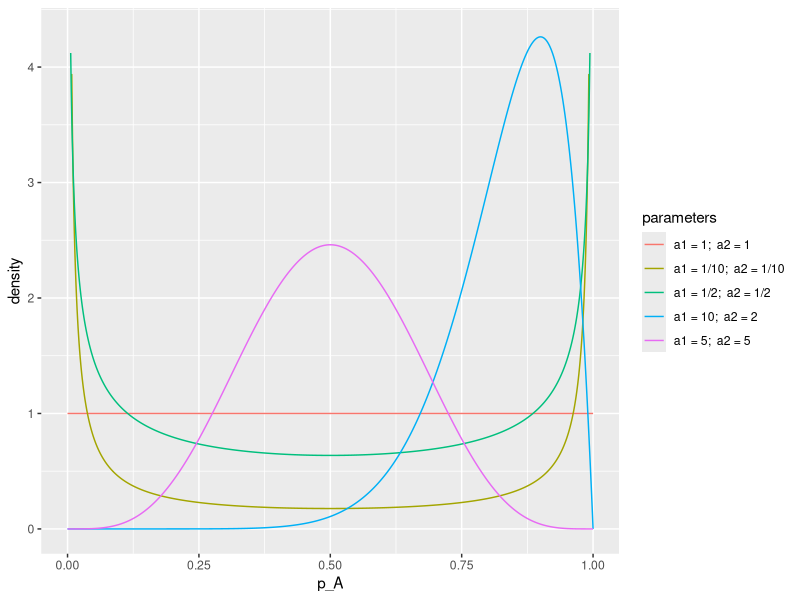
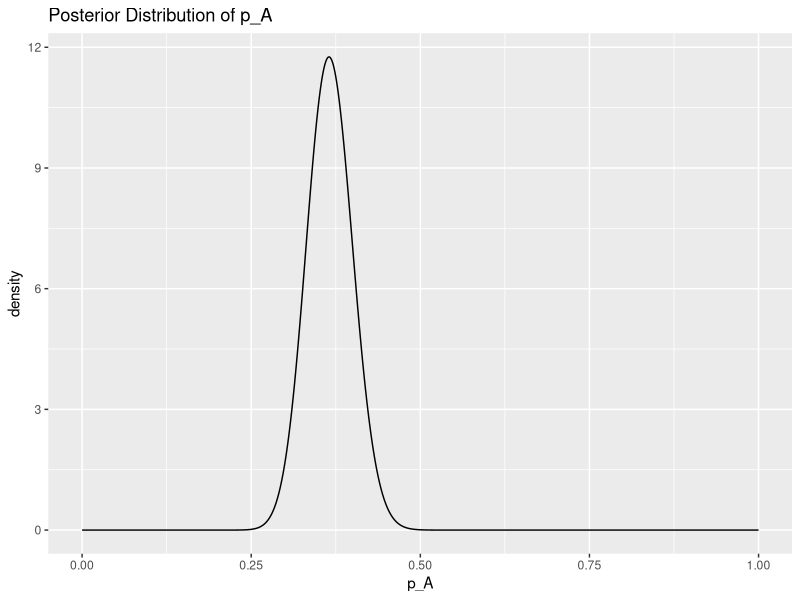
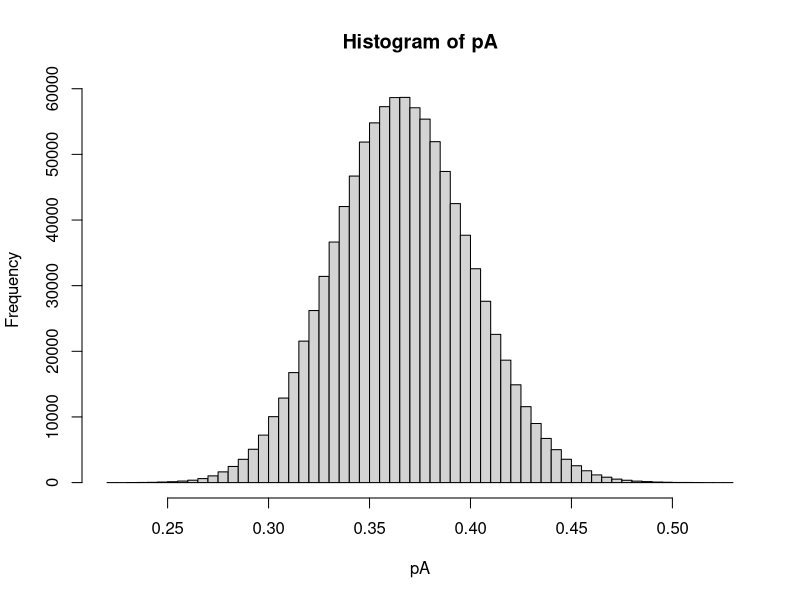
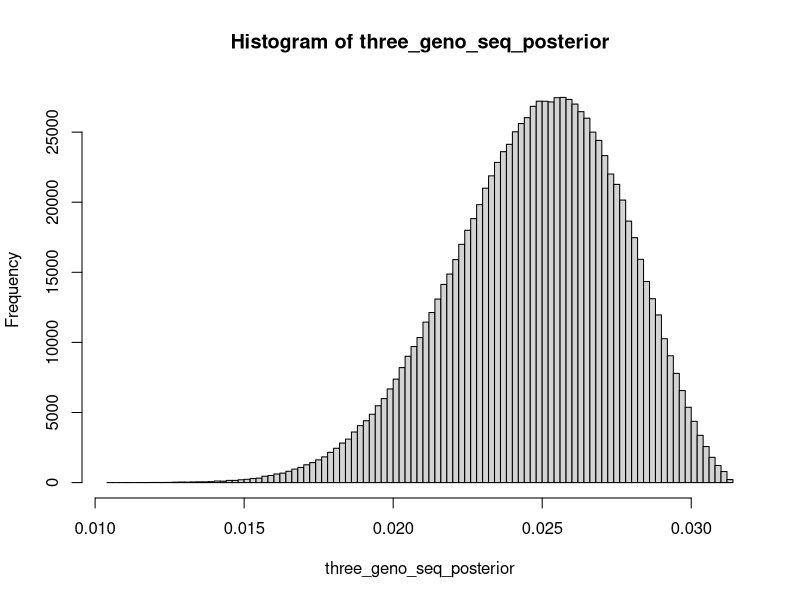
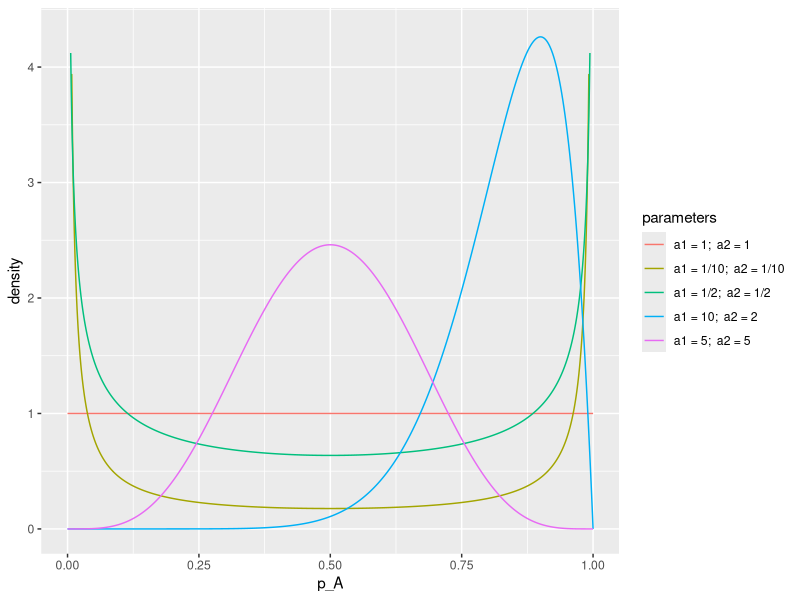
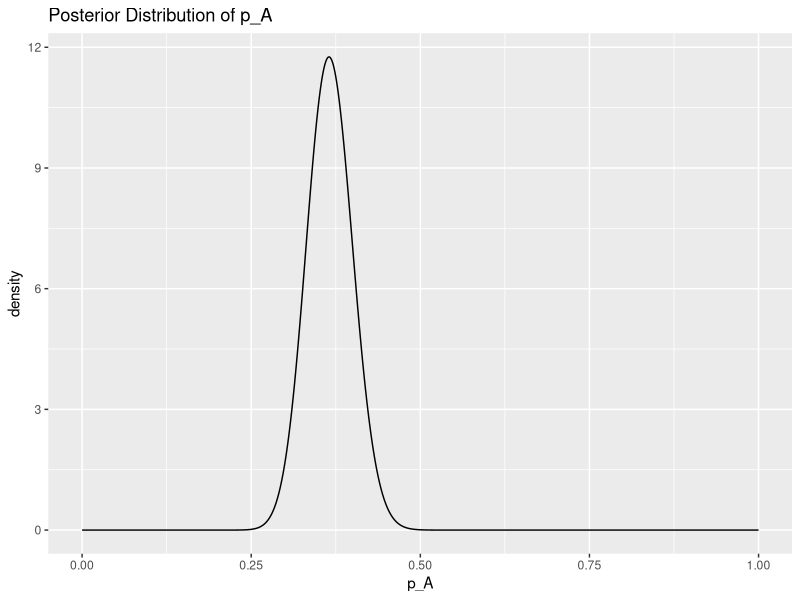

The R script that drew these images, in order:
## ---- chunk 1
library(tidyverse)
## ---- chunk 2
library(tidyverse)
xs <- seq(0,1, by = 0.001)
atib <- list(
  `a1 = 1/10;  a2 = 1/10` = tibble(p_A = xs, density = dbeta(xs, 0.1, 0.1)),
  `a1 = 1/2;  a2 = 1/2` = tibble(p_A = xs, density = dbeta(xs, 0.5, 0.5)),
  `a1 = 1;  a2 = 1` = tibble(p_A = xs, density = dbeta(xs, 1, 1)),
  `a1 = 5;  a2 = 5` = tibble(p_A = xs, density = dbeta(xs, 5, 5)),
  `a1 = 10;  a2 = 2` = tibble(p_A = xs, density = dbeta(xs, 10, 2))
) %>%
  bind_rows(.id = "parameters")

g <- ggplot(atib, aes(x = p_A, y = density, colour = parameters)) +
  geom_line() +
  ylim(0, 4.3)


ggsave(g, filename = "figures/beta_densities.pdf", width = 7, height = 5)

g
## ---- chunk 3
xs <- seq(0, 1, by = 0.001)
btib <- tibble(p_A = xs,
               density = dbeta(xs, 74, 128))
g <- ggplot(btib, aes(x = p_A, y = density)) +
  geom_line() +
  ggtitle("Posterior Distribution of p_A")


ggsave(g, filename = "figures/pa_posterior.pdf", width = 7, height = 5)

g
## ---- chunk 4
pA <- rbeta(n = 10^6, 74, 128)
## ---- chunk 5
pA[1:10]
## ---- chunk 6
hist(pA, breaks = 100)
## ---- chunk 7
mean(pA)
## ---- chunk 8
median(pA)
## ---- chunk 9
sd(pA)
## ---- chunk 10
quantile(pA, probs = c(0.05, 0.95))
## ---- chunk 11
three_geno_seq_posterior <- pA^2 * 2 * pA * (1 - pA) * (1 - pA)^2
## ---- chunk 12
hist(three_geno_seq_posterior, breaks = 100)
